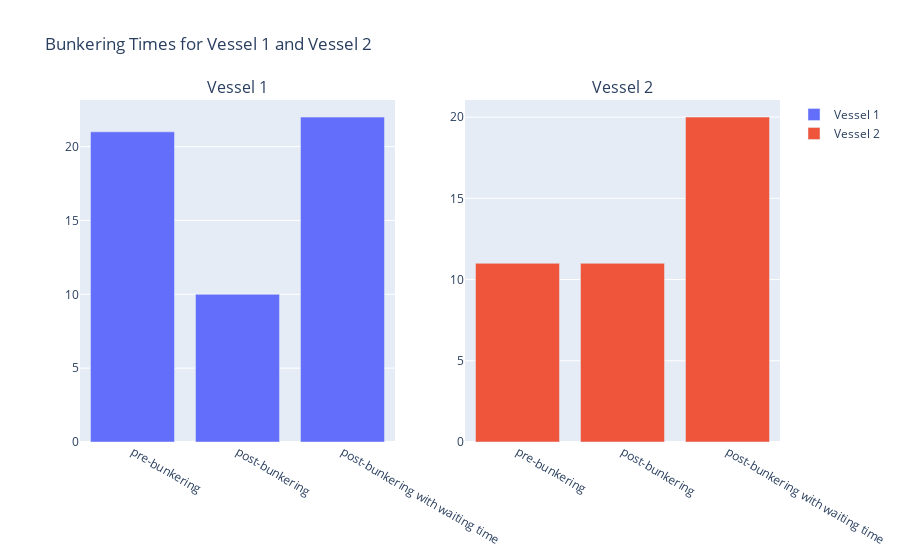

Here is the notebook cell this chart was saved with:
### Code cell
import plotly.graph_objects as go
from plotly.subplots import make_subplots
import random

# Sample data for Vessel 1 and Vessel 2
def generate_overall_graph(data, category=["pre-bunkering", "post-bunkering", "post-bunkering with waiting time"]):
    vessel_1_data = { "Category": ["pre-bunkering", "post-bunkering", "post-bunkering with waiting time"],
                    "Value": [random.randint(1, 24) for _ in range(3)]
    }

    vessel_2_data = {"Category": ["pre-bunkering", "post-bunkering", "post-bunkering with waiting time"],
                    "Value": [random.randint(1, 24) for _ in range(3)]
    }

    # Create subplots
    fig = make_subplots(rows=1, cols=2, subplot_titles=("Vessel 1", "Vessel 2"))

    # Add bar graph for Vessel 1
    fig.add_trace(go.Bar(x=vessel_1_data["Category"], y=vessel_1_data["Value"], name="Vessel 1"),
                row=1, col=1
    )

    # Add bar graph for Vessel 2
    fig.add_trace(go.Bar(x=vessel_2_data["Category"], y=vessel_2_data["Value"], name="Vessel 2"),
                row=1, col=2
    )

    # Update layout
    fig.update_layout(title_text=f"Overall (average) performance for {vessel}, {year}")

    # Show the figure
    fig.show()


generate_overall_graph(vessel, year, category=["pre-bunkering", "post-bunkering", "post-bunkering with waiting time"])

### Figure 1 — Plotly figure (JSON) as saved in the notebook; plotly's stock layout.template omitted (floating-point values rounded to 4 significant figures)
{"data": [{"name": "Vessel 1", "type": "bar", "x": ["pre-bunkering", "post-bunkering", "post-bunkering with waiting time"], "xaxis": "x", "y": [21, 10, 22], "yaxis": "y"}, {"name": "Vessel 2", "type": "bar", "x": ["pre-bunkering", "post-bunkering", "post-bunkering with waiting time"], "xaxis": "x2", "y": [11, 11, 20], "yaxis": "y2"}], "layout": {"annotations": [{"font": {"size": 16}, "showarrow": false, "text": "Vessel 1", "x": 0.225, "xanchor": "center", "xref": "paper", "y": 1, "yanchor": "bottom", "yref": "paper"}, {"font": {"size": 16}, "showarrow": false, "text": "Vessel 2", "x": 0.775, "xanchor": "center", "xref": "paper", "y": 1, "yanchor": "bottom", "yref": "paper"}], "title": {"text": "Bunkering Times for Vessel 1 and Vessel 2"}, "xaxis": {"anchor": "y", "domain": [0, 0.45]}, "xaxis2": {"anchor": "y2", "domain": [0.55, 1]}, "yaxis": {"anchor": "x", "domain": [0, 1]}, "yaxis2": {"anchor": "x2", "domain": [0, 1]}}}
